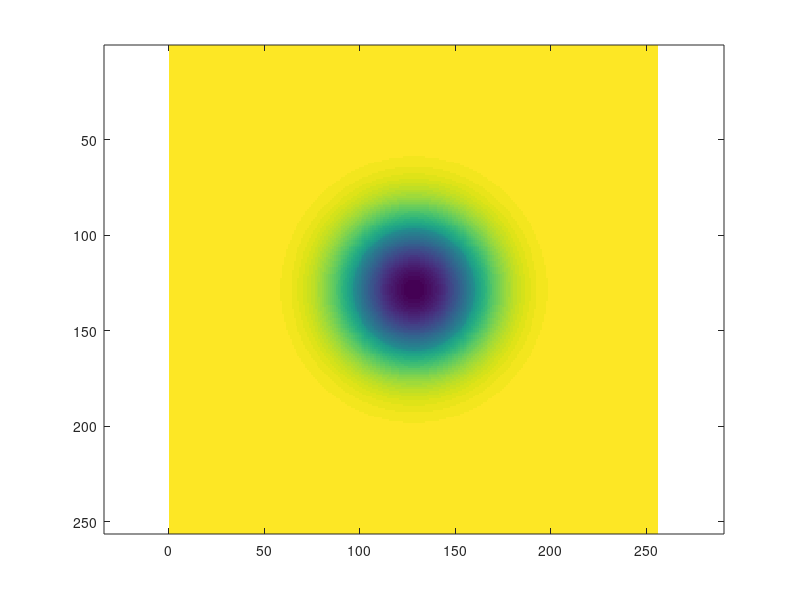

Reproduce this figure in MATLAB.
%% Initialization.
clear
clc
% close all hidden

%% Measurement parameters.
delta_t = 0.25; % s
number_of_post_bleach_images = 1;
number_of_pixels = 256;
number_of_pad_pixels = 128;
r_bleach_region = 32; % pixels

intensity_inside_bleach_region = 0.6;
intensity_outside_bleach_region = 0.9;

%% Particle parameters.
D = 700%1200; % pixels^2 / s
k_on = 0.2; % 1/s
k_off = 3.0; % 1/s

p_free = k_off / ( k_on + k_off );
p_bound = k_on / ( k_on + k_off );

%% Initial condition. 
% Create a high resolution initial condition which is then downsampled to 
% avoid too sharp edges.

upsampling_factor = 3;

[X, Y] = meshgrid(1:upsampling_factor*(number_of_pixels + 2 * number_of_pad_pixels), 1:upsampling_factor*(number_of_pixels + 2 * number_of_pad_pixels));
X = X - 0.5;
Y = Y - 0.5;
xc = number_of_pad_pixels + number_of_pixels / 2;
yc = number_of_pad_pixels + number_of_pixels / 2;

U0 = zeros(size(X));
U0( (X - upsampling_factor * xc).^2 + (Y - upsampling_factor * yc).^2 <= (upsampling_factor * r_bleach_region)^2 ) = intensity_inside_bleach_region;
U0( (X - upsampling_factor * xc).^2 + (Y - upsampling_factor * yc).^2 > (upsampling_factor * r_bleach_region)^2 ) = intensity_outside_bleach_region;

% Distribute bound and free according to their marginal distribution,
% defined by p_free and p_bound.
B0 = p_bound * U0;
U0 = p_free * U0;

B0 = imresize(B0, [number_of_pixels + 2 * number_of_pad_pixels, number_of_pixels + 2 * number_of_pad_pixels]);
U0 = imresize(U0, [number_of_pixels + 2 * number_of_pad_pixels, number_of_pixels + 2 * number_of_pad_pixels]);

clear X Y

%% FFT of initial conditions.

F_U0 = fftshift(fft2(U0));
F_B0 = fftshift(fft2(B0));

% figure, imagesc(log10(abs(F_U0)))
% figure, imagesc(log10(abs(F_B0)))

% return

%% FFT space time evolution of PDE system.

F_image_data_post_bleach_u = zeros(number_of_pixels + 2 * number_of_pad_pixels, number_of_pixels + 2 * number_of_pad_pixels, number_of_post_bleach_images);
F_image_data_post_bleach_b = zeros(number_of_pixels + 2 * number_of_pad_pixels, number_of_pixels + 2 * number_of_pad_pixels, number_of_post_bleach_images);
image_data_post_bleach_u = zeros(number_of_pixels + 2 * number_of_pad_pixels, number_of_pixels + 2 * number_of_pad_pixels, number_of_post_bleach_images);
image_data_post_bleach_b = zeros(number_of_pixels + 2 * number_of_pad_pixels, number_of_pixels + 2 * number_of_pad_pixels, number_of_post_bleach_images);

[XSI1, XSI2] = meshgrid(-(number_of_pixels + 2 * number_of_pad_pixels)/2:(number_of_pixels + 2 * number_of_pad_pixels)/2-1, ...
                        -(number_of_pixels + 2 * number_of_pad_pixels)/2:(number_of_pixels + 2 * number_of_pad_pixels)/2-1);

XSI1 = XSI1 * 2 * pi / (number_of_pixels + 2 * number_of_pad_pixels);
XSI2 = XSI2 * 2 * pi / (number_of_pixels + 2 * number_of_pad_pixels);
XSISQ = XSI1.^2 + XSI2.^2;

% Diagonalization, excluding time t which DD will be multiplied with.
PP11 = -(k_on - k_off + (D^2.*XSISQ.^2 + 2.*D.*k_on.*XSISQ - 2.*D.*k_off.*XSISQ + k_on^2 + 2.*k_on.*k_off + k_off^2).^(1./2) + D.*XSISQ)./(2.*k_on);
PP12 = -(k_on - k_off - (D^2.*XSISQ.^2 + 2.*D.*k_on.*XSISQ - 2.*D.*k_off.*XSISQ + k_on^2 + 2.*k_on.*k_off + k_off^2).^(1./2) + D.*XSISQ)./(2.*k_on);
PP21 = 1;
PP22 = 1;

DD11 = -((k_on + k_off + (D^2.*XSISQ.^2 + 2.*D.*k_on.*XSISQ - 2.*D.*k_off.*XSISQ + k_on^2 + 2.*k_on.*k_off + k_off^2).^(1./2) + D.*XSISQ))./2;
DD22 = -((k_on + k_off - (D^2.*XSISQ.^2 + 2.*D.*k_on.*XSISQ - 2.*D.*k_off.*XSISQ + k_on^2 + 2.*k_on.*k_off + k_off^2).^(1./2) + D.*XSISQ))./2;

PPinv11 = -k_on./(2.*k_on.*k_off + k_on^2 + k_off^2 + D^2.*XSISQ.^2 + 2.*D.*k_on.*XSISQ - 2.*D.*k_off.*XSISQ).^(1./2);
PPinv12 = -(k_on - k_off - (D^2.*XSISQ.^2 + 2.*D.*k_on.*XSISQ - 2.*D.*k_off.*XSISQ + k_on^2 + 2.*k_on.*k_off + k_off^2).^(1./2) + D.*XSISQ)./(2.*(2.*k_on.*k_off + k_on^2 + k_off^2 + D^2.*XSISQ.^2 + 2.*D.*k_on.*XSISQ - 2.*D.*k_off.*XSISQ).^(1./2));
PPinv21 = k_on./(2.*k_on.*k_off + k_on^2 + k_off^2 + D^2.*XSISQ.^2 + 2.*D.*k_on.*XSISQ - 2.*D.*k_off.*XSISQ).^(1./2);
PPinv22 = (k_on - k_off + (D^2.*XSISQ.^2 + 2.*D.*k_on.*XSISQ - 2.*D.*k_off.*XSISQ + k_on^2 + 2.*k_on.*k_off + k_off^2).^(1./2) + D.*XSISQ)./(2.*(2.*k_on.*k_off + k_on^2 + k_off^2 + D^2.*XSISQ.^2 + 2.*D.*k_on.*XSISQ - 2.*D.*k_off.*XSISQ).^(1./2));
% 
% 
% tic
% for t = 1:number_of_post_bleach_images
% %     disp(t)
%     T = t * delta_t;
%     F_image_data_post_bleach_u(:, :, t) = (PP11 .* PPinv11 .* exp(DD11 * T) + PP12 .* PPinv21 .* exp(DD22 * T)) .* F_U0 + (PP11 .* PPinv12 .* exp(DD11 * T) + PP12 .* PPinv22 .* exp(DD22 * T)) .* F_B0;
%     F_image_data_post_bleach_b(:, :, t) = (PP21 .* PPinv11 .* exp(DD11 * T) + PP22 .* PPinv21 .* exp(DD22 * T)) .* F_U0 + (PP21 .* PPinv12 .* exp(DD11 * T) + PP22 .* PPinv22 .* exp(DD22 * T)) .* F_B0;
% end
% toc

tic
CONST11 = PP11 .* (PPinv11 .* F_U0 + PPinv12 .* F_B0);
CONST12 = PP12 .* (PPinv21 .* F_U0 + PPinv22 .* F_B0);
CONST21 = PP21 .* (PPinv11 .* F_U0 + PPinv12 .* F_B0);
CONST22 = PP22 .* (PPinv21 .* F_U0 + PPinv22 .* F_B0);
for t = 1:number_of_post_bleach_images
%     disp(t)
    T = t * delta_t;
    F_image_data_post_bleach_u(:, :, t) = CONST11 .* exp(DD11 * T) + CONST12 .* exp(DD22 * T);
    F_image_data_post_bleach_b(:, :, t) = CONST21 .* exp(DD11 * T) + CONST22 .* exp(DD22 * T);
end
toc
   
for t = 1:number_of_post_bleach_images
    disp(t)
    image_data_post_bleach_u(:, :, t) = abs(ifft2(ifftshift(F_image_data_post_bleach_u(:, :, t))));
    image_data_post_bleach_b(:, :, t) = abs(ifft2(ifftshift(F_image_data_post_bleach_b(:, :, t))));
end

image_data_post_bleach_u = image_data_post_bleach_u(number_of_pad_pixels+1:end-number_of_pad_pixels, number_of_pad_pixels+1:end-number_of_pad_pixels, :);
image_data_post_bleach_b = image_data_post_bleach_b(number_of_pad_pixels+1:end-number_of_pad_pixels, number_of_pad_pixels+1:end-number_of_pad_pixels, :);

image_data_post_bleach = image_data_post_bleach_u + image_data_post_bleach_b;

figure, imagesc(reshape(image_data_post_bleach, [number_of_pixels, number_of_pixels*number_of_post_bleach_images]))
axis 'equal'
